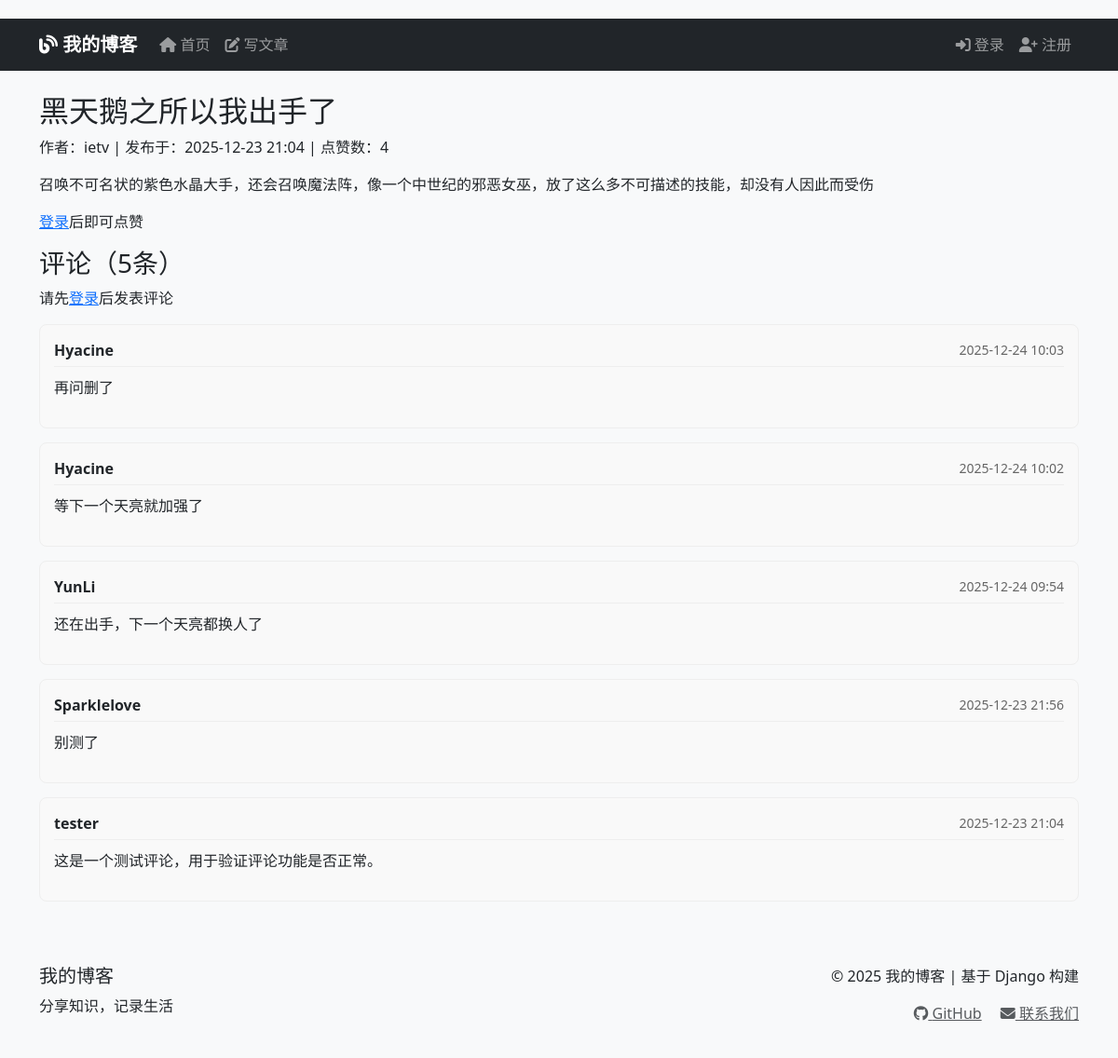
/post/5/, run on the app's committed database.
### blogs/models.py (models this page shows, shortened)
class BlogPost(models.Model):
    title = models.CharField(max_length=200)
    content = models.TextField()
    owner = models.ForeignKey(User, on_delete=models.CASCADE)
    date_added = models.DateTimeField(auto_now_add=True)
    likes_count = models.PositiveIntegerField(default=0)

class Comment(models.Model):
    post = models.ForeignKey(BlogPost, on_delete=models.CASCADE, related_name='comments')
    author = models.ForeignKey(User, on_delete=models.CASCADE)
    content = models.TextField(max_length=1000)
    created_at = models.DateTimeField(auto_now_add=True)
    updated_at = models.DateTimeField(auto_now=True)
    class Meta:
        ordering = ['-created_at']  # 按时间倒序排列

### blogs/views.py (the view)
# urls.py: path('post/<int:post_id>/', views.post_detail, name='post_detail'),
def post_detail(request, post_id):
    post = get_object_or_404(BlogPost, id=post_id)
    comments = post.comments.all()  # 获取所有评论
    comment_form = CommentForm()
    user_has_liked = False
    if request.user.is_authenticated:
        user_has_liked = post.user_has_liked(request.user)
    context = {
        'post': post,
        'comments': comments,
        'comment_form': comment_form,
        'user_has_liked': user_has_liked,
    }
    return render(request, 'blogs/post_detail.html', context)

### blogs/templates/blogs/post_detail.html (shortened to what this page needs)
{% extends 'blogs/base.html' %}
{% block content %}
<article>
    <h2>{{ post.title }}</h2>
    <p class="post-meta">
        作者：{{ post.owner.username }} |
        发布于：{{ post.date_added|date:"Y-m-d H:i" }} |
        点赞数：<span id="likes-count">{{ post.likes_count }}</span>
    </p>
    <div class="post-content">
        {{ post.content|linebreaks }}
    </div>
    <div class="like-section">
        {% if user.is_authenticated %}
            <form method="post" action="{% url 'blogs:toggle_like' post.id %}" id="like-form">
                {% csrf_token %}
                <button type="submit" class="like-btn {% if user_has_liked %}liked{% endif %}">
                    {% if user_has_liked %}
                        ❤️ 已点赞
                    {% else %}
                        🤍 点赞
                    {% endif %}
                </button>
            </form>
        {% else %}
            <p><a href="{% url 'accounts:login' %}">登录</a>后即可点赞</p>
        {% endif %}
    </div>
</article>
<section class="comments-section">
    <h3>评论（{{ comments.count }}条）</h3>
    {% if user.is_authenticated %}
    <form method="post" action="{% url 'blogs:add_comment' post.id %}" class="comment-form">
        {% csrf_token %}
        <div class="form-group">
            {{ comment_form.content }}
        </div>
        <button type="submit" class="btn btn-primary">发表评论</button>
    </form>
    {% else %}
    <p>请先<a href="{% url 'accounts:login' %}">登录</a>后发表评论</p>
    {% endif %}
    <div class="comments-list">
        {% for comment in comments %}
        <div class="comment">
            <div class="comment-header">
                <strong>{{ comment.author.username }}</strong>
                <span class="comment-time">{{ comment.created_at|date:"Y-m-d H:i" }}</span>
            </div>
            <div class="comment-content">
                {{ comment.content|linebreaks }}
            </div>
        </div>
        {% empty %}
        <p class="no-comments">还没有评论，快来抢沙发吧！</p>
        {% endfor %}
    </div>
</section>
{% endblock %}

### blogs/templates/blogs/base.html (style rules this page uses)
body { padding-top: 20px; background-color: #f8f9fa; }

### blogs/templates/blogs/post_detail.html (style rules this page uses)
.comment { border: 1px solid #eee; border-radius: 8px; padding: 15px; margin-bottom: 15px; background: #f9f9f9; }
.comment-header { display: flex; justify-content: space-between; align-items: center; margin-bottom: 10px; border-bottom: 1px solid #eee; padding-bottom: 5px; }
.comment-time { color: #666; font-size: 14px; }

### data on the page
BlogPost: title "黑天鹅之所以我出手了", owner.username "ietv", date_added "2025-12-23 21:04", likes_count "4", content "召唤不可名状的紫色水晶大手，还会召唤魔法阵，像一个中世纪的邪恶女巫，放了这么多不可描述的技能，却没有人因此而受伤", count "5"
Comment: author.username "Hyacine", created_at "2025-12-24 10:03", content "再问删了"
Comment: author.username "Hyacine", created_at "2025-12-24 10:02", content "等下一个天亮就加强了"
Comment: author.username "YunLi", created_at "2025-12-24 09:54", content "还在出手，下一个天亮都换人了"
Comment: author.username "Sparklelove", created_at "2025-12-23 21:56", content "别测了"
Comment: author.username "tester", created_at "2025-12-23 21:04", content "这是一个测试评论，用于验证评论功能是否正常。"
